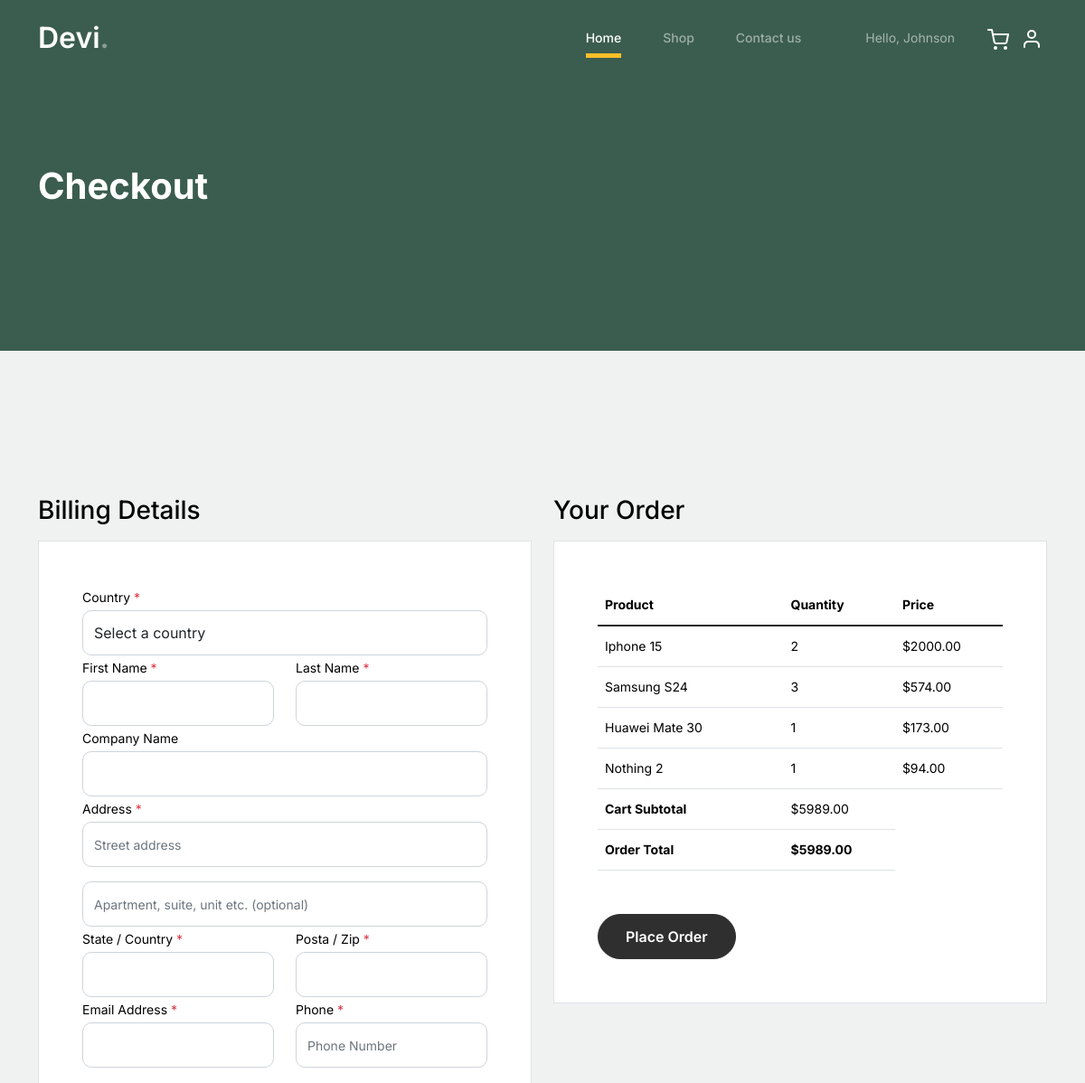
The app's page /checkout (signed in, upper part), older data.
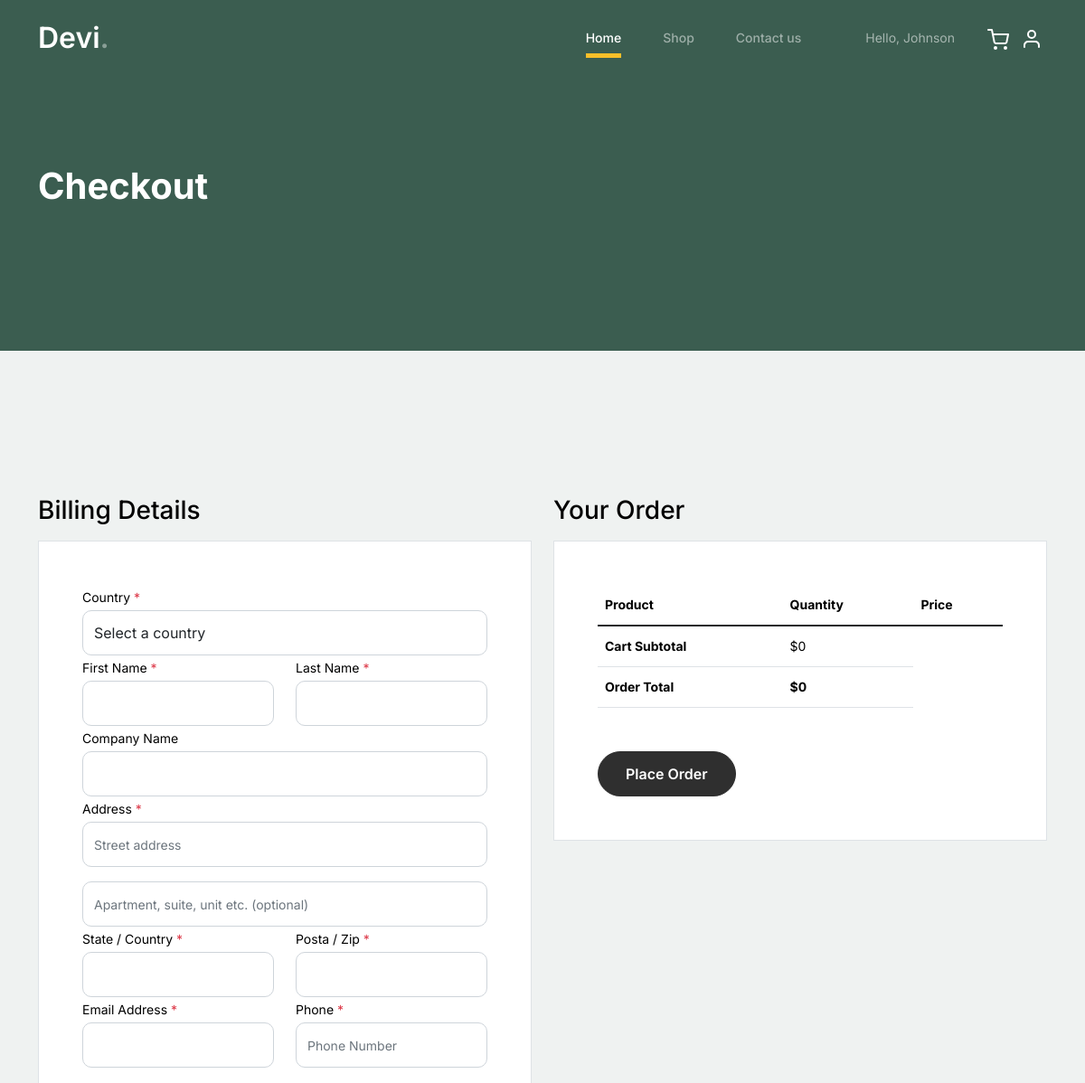
The same page, newer data.
### marketplacepro/models.py (models this page shows, shortened)
class CartItem(models.Model):
    product = models.ForeignKey(Product, on_delete=models.CASCADE)
    quantity = models.PositiveIntegerField(default=1)

class Product(models.Model):
    name = models.CharField(max_length=255)
    description = models.TextField()
    category = models.CharField(max_length=255, null=True)
    price = models.DecimalField(max_digits=10, decimal_places=2)
    stock = models.IntegerField(default=0)
    image = models.ImageField(upload_to='products/')
    created_at = models.DateTimeField(auto_now_add=True)
    updated_at = models.DateTimeField(auto_now=True)
    is_active = models.BooleanField(default=True)

class Cart(models.Model):
    user = models.OneToOneField(User, on_delete=models.CASCADE)
    items = models.ManyToManyField('CartItem', related_name='carts')

### marketplacepro/views.py (the view)
# urls.py: path('checkout', views.checkout, name='checkout'),
def checkout(request):
    cart = get_object_or_404(Cart, user=request.user)
    total_price = sum(item.product.price * item.quantity for item in cart.items.all())
    context = {
        'cart': cart,
        'total_price': total_price
    }
    return render(request, 'checkout.html', context)

### marketplacepro/templatetags/cart_extras.py (called while the page is built)
@register.filter
def calculate_cart_total(items):
    total = sum(item.product.price * item.quantity for item in items)
    return total

### templates/checkout.html (shortened to what this page needs)
{% extends 'index.html' %}
{% load static %}
{% static "images" as baseUrl %}
{% load cart_extras %}
{% block content %}
			<div class="hero">
				<div class="container">
					<div class="row justify-content-between">
						<div class="col-lg-5">
							<div class="intro-excerpt">
								<h1>Checkout</h1>
							</div>
						</div>
						<div class="col-lg-7">
						</div>
					</div>
				</div>
			</div>
		<div class="untree_co-section">
		    <div class="container">
            <form action="{% url 'place_order' %}" method="post">
                  <div class="row">
                    <div class="col-md-6 mb-5 mb-md-0">
                      <h2 class="h3 mb-3 text-black">Billing Details</h2>
                      <div class="p-3 p-lg-5 border bg-white">
                        <div class="form-group">
                          <label for="c_country" class="text-black">Country <span class="text-danger">*</span></label>
                          <select id="c_country" class="form-control">
                            <option value="1">Select a country</option>
                          </select>
                        </div>
                        <div class="form-group row">
                          <div class="col-md-6">
                            <label for="c_fname" class="text-black">First Name <span class="text-danger">*</span></label>
                            <input type="text" class="form-control" id="c_fname" name="c_fname">
                          </div>
                          <div class="col-md-6">
                            <label for="c_lname" class="text-black">Last Name <span class="text-danger">*</span></label>
                            <input type="text" class="form-control" id="c_lname" name="c_lname">
                          </div>
                        </div>
                        <div class="form-group row">
                          <div class="col-md-12">
                            <label for="c_companyname" class="text-black">Company Name </label>
                            <input type="text" class="form-control" id="c_companyname" name="c_companyname">
                          </div>
                        </div>
                        <div class="form-group row">
                          <div class="col-md-12">
                            <label for="c_address" class="text-black">Address <span class="text-danger">*</span></label>
                            <input type="text" class="form-control" id="c_address" name="c_address" placeholder="Street address">
                          </div>
                        </div>
                        <div class="form-group mt-3">
                          <input type="text" class="form-control" placeholder="Apartment, suite, unit etc. (optional)">
                        </div>
                        <div class="form-group row">
                          <div class="col-md-6">
                            <label for="c_state_country" class="text-black">State / Country <span class="text-danger">*</span></label>
                            <input type="text" class="form-control" id="c_state_country" name="c_state_country">
                          </div>
                          <div class="col-md-6">
                            <label for="c_postal_zip" class="text-black">Posta / Zip <span class="text-danger">*</span></label>
                            <input type="text" class="form-control" id="c_postal_zip" name="c_postal_zip">
                          </div>
                        </div>
                        <div class="form-group row mb-5">
                          <div class="col-md-6">
                            <label for="c_email_address" class="text-black">Email Address <span class="text-danger">*</span></label>
                            <input type="text" class="form-control" id="c_email_address" name="c_email_address">
                          </div>
                          <div class="col-md-6">
                            <label for="c_phone" class="text-black">Phone <span class="text-danger">*</span></label>
                            <input type="text" class="form-control" id="c_phone" name="c_phone" placeholder="Phone Number">
                          </div>
                        </div>
                      </div>
                    </div>
                    <div class="col-md-6">
                        <div class="row mb-5">
                            <div class="col-md-12">
                                <h2 class="h3 mb-3 text-black">Your Order</h2>
                                <div class="p-3 p-lg-5 border bg-white">
                                        <table class="table site-block-order-table mb-5">
                                            <thead>
                                                <tr>
                                                    <th class="product-name">Product</th>
                                                    <th class="product-quantity">Quantity</th>
                                                    <th class="product-price">Price</th>
                                                </tr>
                                            </thead>
                                            <tbody>
                                                {% for item in cart.items.all %}
                                                <tr>
                                                    <td>{{ item.product.name }} <strong class="mx-2"></strong></td>
                                                    <td>{{ item.quantity }}</td>
                                                    <td>${{ item.product.price }}</td>
                                                </tr>
                                                {% endfor %}
                                                <tr>
                                                    <td class="text-black font-weight-bold"><strong>Cart Subtotal</strong></td>
                                                    <td class="text-black">${{ cart.items.all|calculate_cart_total }}</td>
                                                </tr>
                                                <tr>
                                                    <td class="text-black font-weight-bold"><strong>Order Total</strong></td>
                                                    <td class="text-black font-weight-bold"><strong>${{ cart.items.all|calculate_cart_total }}</strong></td>
                                                </tr>
                                            </tbody>
                                        </table>
                                        <div class="form-group">
                                            <button type="submit" class="btn">Place Order</button>
                                        </div>
                                    </div>
                                </div>
                            </div>
                        </div>
                    </div>
            </form>
        </div>
    </div>
{% endblock %}

### templates/index.html (shortened to what this page needs)
 {% load static %}
{% static "images" as baseUrl %}
<!doctype html>
<html lang="en">
<head>
		<link href="{% static 'css/bootstrap.min.css' %}" rel="stylesheet">
		<link href="https://cdnjs.cloudflare.com/ajax/libs/font-awesome/6.0.0-beta3/css/all.min.css" rel="stylesheet">
		<link href="{% static 'css/tiny-slider.css' %}" rel="stylesheet">
		<link href="{% static 'css/style.css' %}" rel="stylesheet">
	</head>
	<body>
		<nav class="custom-navbar navbar navbar navbar-expand-md navbar-dark bg-dark" arial-label="Furni navigation bar">
			<div class="container">
				<a class="navbar-brand" href="">Devi<span>.</span></a>
				<div class="collapse navbar-collapse" id="navbarsFurni">
					<ul class="custom-navbar-nav navbar-nav ms-auto mb-2 mb-md-0">
						<li class="nav-item active">
							<a class="nav-link" href="">Home</a>
						</li>
						<li><a class="nav-link" href="shop">Shop</a></li>
						<li><a class="nav-link" href="contact">Contact us</a></li>
					</ul>
					<ul class="custom-navbar-cta navbar-nav mb-2 mb-md-0 ms-5">
                        {% if user.is_authenticated %}
                             {% if user.is_superuser %}
                             <li class="nav-item"><a class="nav-link">Hello, {{ user.first_name }}</a></li>
                             <li><a class="nav-link" href="admin_options">Admin Options</a></li>
                             <li><a class="nav-link" href="logout"><img src="{% static 'images/user.svg' %}"></a></li>
                            {% else %}
                            <li class="nav-item"><a class="nav-link">Hello, {{ user.first_name }}</a></li>
                            <li><a class="nav-link" href="cart"><img src="{% static 'images/cart.svg' %}"></a></li>
                            <li><a class="nav-link" href="logout"><img src="{% static 'images/user.svg' %}"></a></li>
                            {% endif %}
                        {% else %}
                            <li><a class="nav-link" href="login"><img src="{% static 'images/user.svg' %}"></a></li>
                            <li><a class="nav-link" href="cart"><img src="{% static 'images/cart.svg' %}"></a></li>
                        {% endif %}
					</ul>
				</div>
			</div>
		</nav>
		{% block content %}{% endblock %}
	</body>
</html>

### static/css/style.css (style rules this page uses)
body { overflow-x: hidden; position: relative; }
body { font-family: "Inter", sans-serif; font-weight: 400; line-height: 28px; color: #6a6a6a; font-size: 14px; background-color: #eff2f1; }
a { text-decoration: none; -webkit-transition: .3s all ease; -o-transition: .3s all ease; transition: .3s all ease; color: #2f2f2f; text-decoration: underline; }
.custom-navbar { background: #3b5d50 !important; padding-top: 20px; padding-bottom: 20px; }
.custom-navbar .navbar-brand { font-size: 32px; font-weight: 600; }
.custom-navbar .navbar-brand > span { opacity: .4; }
@media (min-width: 992px) { .custom-navbar .custom-navbar-nav li { margin-left: 15px; margin-right: 15px; } }
.custom-navbar .custom-navbar-nav li a { font-weight: 500; color: #ffffff !important; opacity: .5; -webkit-transition: .3s all ease; -o-transition: .3s all ease; transition: .3s all ease; position: relative; }
@media (min-width: 768px) { .custom-navbar .custom-navbar-nav li a:before { content: ""; position: absolute; bottom: 0; left: 8px; right: 8px; background: #f9bf29; height: 5px; opacity: 1; visibility: visible; width: 0; -webkit-transition: .15s all ease-out; -o-transition: .15s all ease-out; transition: .15s all ease-out; } }
.custom-navbar .custom-navbar-nav li.active a { opacity: 1; }
.custom-navbar .custom-navbar-nav li.active a:before { width: calc(100% - 16px); }
.custom-navbar .custom-navbar-cta { margin-left: 0 !important; -webkit-box-orient: horizontal; -webkit-box-direction: normal; -ms-flex-direction: row; flex-direction: row; }
@media (min-width: 768px) { .custom-navbar .custom-navbar-cta { margin-left: 40px !important; } }
.custom-navbar .custom-navbar-cta li { margin-left: 0px; margin-right: 0px; }
.custom-navbar .custom-navbar-cta li:first-child { margin-right: 20px; }
.hero { background: #3b5d50; padding: calc(4rem - 30px) 0 0rem 0; }
@media (min-width: 768px) { .hero { padding: calc(4rem - 30px) 0 4rem 0; } }
@media (min-width: 992px) { .hero { padding: calc(8rem - 30px) 0 8rem 0; } }
.hero .intro-excerpt { position: relative; z-index: 4; }
@media (min-width: 992px) { .hero .intro-excerpt { max-width: 450px; } }
.hero h1 { font-weight: 700; color: #ffffff; margin-bottom: 30px; }
.btn { font-weight: 600; padding: 12px 30px; border-radius: 30px; color: #ffffff; background: #2f2f2f; border-color: #2f2f2f; }
.untree_co-section { padding: 7rem 0; }
.form-control { height: 50px; border-radius: 10px; font-family: "Inter", sans-serif; }
.site-block-order-table th { border-top: none !important; border-bottom-width: 1px !important; }
.site-block-order-table td, .site-block-order-table th { color: #000000; }

Row changes from the older to the newer data that the page shows:
removed CartItem: product.name "Iphone 15", quantity "2", product.price "2000.00"
removed CartItem: product.name "Samsung S24", quantity "3", product.price "574.00"
removed CartItem: product.name "Huawei Mate 30", quantity "1", product.price "173.00"
removed CartItem: product.name "Nothing 2", quantity "1", product.price "94.00"
computed for Cart: items.all|calculate_cart_total "5989.00" → "0"
